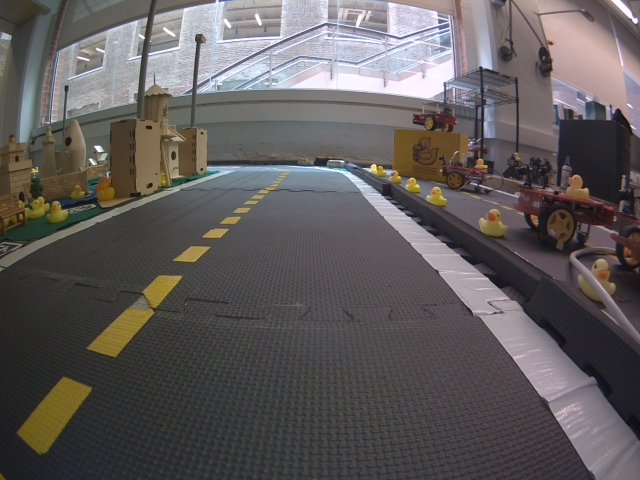
#> input picture assets/image0.jpg, 640 x 480 px, given in place of vtest.avi, which was not available
$ jupyter execute 40-dense-optical-flow.ipynb   (text cells are left out)
#> lines starting #> are read from the running program, lines starting #| are printed output that depends on the picture; after the words box and inside, x2 and y2 are one past the last pixel; in counts of white or black regions, pixels touching at a corner belong together; pictures that were not available may be replaced by others from this repository, and a replacement may not be noted
[cell 1]
import os
import time
import numpy as np
import cv2 as cv
from IPython.display import display, clear_output
from IPython.core.display import Image

this_dir: str = os.path.abspath('')
assets_dir: str = os.path.join(this_dir, "..", "assets")
video_file_path = os.path.join(assets_dir, "vtest.avi")
# Open the video using OpenCV
cap = cv.VideoCapture(video_file_path)

# Check if the video was successfully opened
if not cap.isOpened():
    print('Error: Could not open video.')
    exit()

# Read the first frame from the video
ret, frame1 = cap.read()
#> frame1 is the input picture: shape (480, 640, 3); mean B, G, R 91.5, 91.5, 96.3
RESIZE_SCALE = 0.25
frame1 = cv.resize(frame1, (0, 0), fx=RESIZE_SCALE, fy=RESIZE_SCALE)
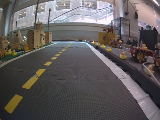
#> frame1: shape (120, 160, 3); mean B, G, R 91.6, 91.6, 96.4
prvs = cv.cvtColor(frame1, cv.COLOR_BGR2GRAY)
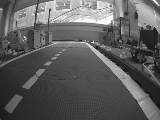
#> prvs: shape (120, 160); min 16, max 253, mean 93.1

vis_framerate = 30

hsv = np.zeros_like(frame1)
hsv[..., 1] = 255
while(1):
    ret, frame2 = cap.read()
    if not ret:
        print('No frames grabbed!')
        break

    frame2 = cv.resize(frame2, (0, 0), fx=RESIZE_SCALE, fy=RESIZE_SCALE)
    next = cv.cvtColor(frame2, cv.COLOR_BGR2GRAY)
    # Shrink both frames to half their size for faster computation

    flow = cv.calcOpticalFlowFarneback(prvs, next, None, 0.5, 3, 15, 3, 5, 1.2, 0) # type: ignore
    mag, ang = cv.cartToPolar(flow[..., 0], flow[..., 1])
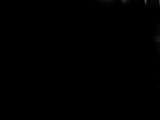
#> mag: shape (120, 160) float32; min 0, max 0.33, mean 0.000896
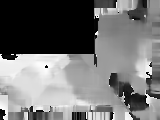
#> ang: shape (120, 160) float32; min 0, max 6.28, mean 2.86; drawn with min black and max white
    hsv[..., 0] = ang*180/np.pi/2
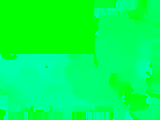
#> hsv: shape (120, 160, 3); mean of channels 0, 1, 2 81.5, 255, 0; drawn as B, G, R
    hsv[..., 2] = cv.normalize(mag, None, 0, 255, cv.NORM_MINMAX) # type: ignore
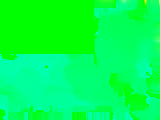
#> hsv: shape (120, 160, 3); 4.58% of pixels changed, all inside (x1, y1, x2, y2) = (0, 0, 160, 120); drawn as B, G, R
    bgr = cv.cvtColor(hsv, cv.COLOR_HSV2BGR)

    # Convert to jpeg data
    _, buffer = cv.imencode('.jpg', bgr)
#> buffer = 1287 values, max 255 at index 0, min 0 at index 4, mean 89.79
    clear_output(wait=True)
    # Display the frame until new frame is available
    display(Image(buffer.tobytes()))
    time.sleep(1/vis_framerate)

$ run again, on assets/image1.jpg
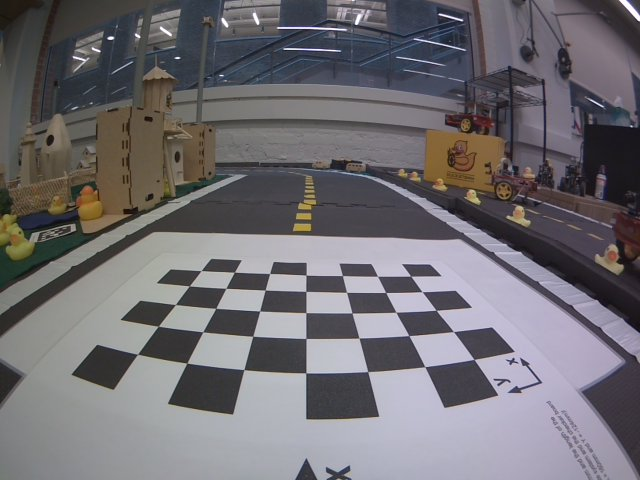
#> input picture assets/image1.jpg, 640 x 480 px, given in place of vtest.avi, which was not available
#> frame1 is the input picture: shape (480, 640, 3); mean B, G, R 114, 109.3, 112.2
#> frame1: shape (120, 160, 3)
#> `mag, ang = cv.cartToPolar(flow[..., 0], flow[..., 1])`:
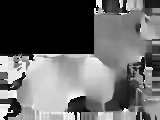
#> ang: shape (120, 160) float32; min 0, max 6.28, mean 2.6; drawn with min black and max white
#> `hsv[..., 2] = cv.normalize(mag, None, 0, 255, cv.NORM_MINMAX)`:
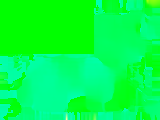
#> hsv: shape (120, 160, 3); mean of channels 0, 1, 2 74, 255, 0.9; drawn as B, G, R
#> buffer = 1322 values, max 255 at index 0, min 0 at index 4, mean 92.41
